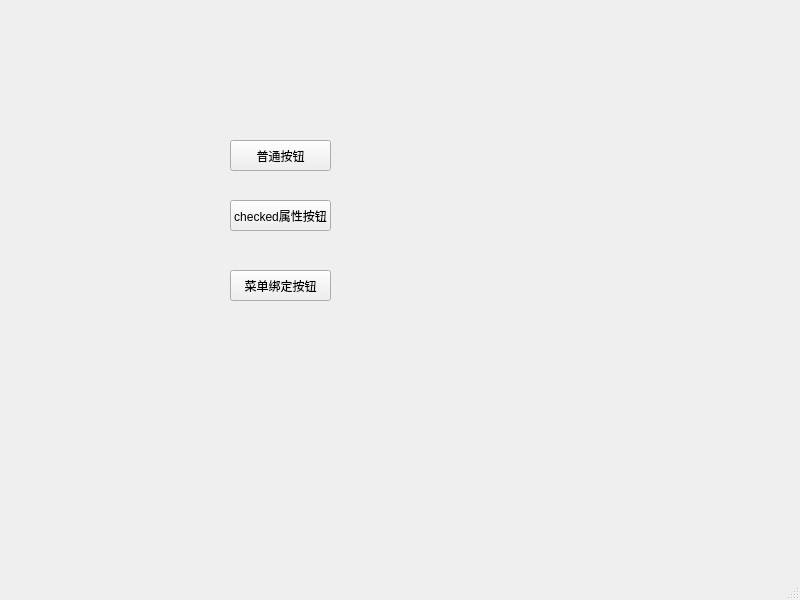
<?xml version="1.0" encoding="UTF-8"?>
<ui version="4.0">
 <class>MainWindow</class>
 <widget class="QMainWindow" name="MainWindow">
  <property name="geometry">
   <rect>
    <x>0</x>
    <y>0</y>
    <width>800</width>
    <height>600</height>
   </rect>
  </property>
  <property name="windowTitle">
   <string>MainWindow</string>
  </property>
  <widget class="QWidget" name="centralwidget">
   <widget class="QPushButton" name="normalBtn">
    <property name="geometry">
     <rect>
      <x>230</x>
      <y>140</y>
      <width>101</width>
      <height>31</height>
     </rect>
    </property>
    <property name="text">
     <string>普通按钮</string>
    </property>
   </widget>
   <widget class="QPushButton" name="checkedBtn">
    <property name="geometry">
     <rect>
      <x>230</x>
      <y>200</y>
      <width>101</width>
      <height>31</height>
     </rect>
    </property>
    <property name="text">
     <string>checked属性按钮</string>
    </property>
   </widget>
   <widget class="QPushButton" name="menuBtn">
    <property name="geometry">
     <rect>
      <x>230</x>
      <y>270</y>
      <width>101</width>
      <height>31</height>
     </rect>
    </property>
    <property name="text">
     <string>菜单绑定按钮</string>
    </property>
   </widget>
  </widget>
  <widget class="QMenuBar" name="menubar">
   <property name="geometry">
    <rect>
     <x>0</x>
     <y>0</y>
     <width>800</width>
     <height>23</height>
    </rect>
   </property>
  </widget>
  <widget class="QStatusBar" name="statusbar"/>
 </widget>
 <resources/>
 <connections/>
</ui>
